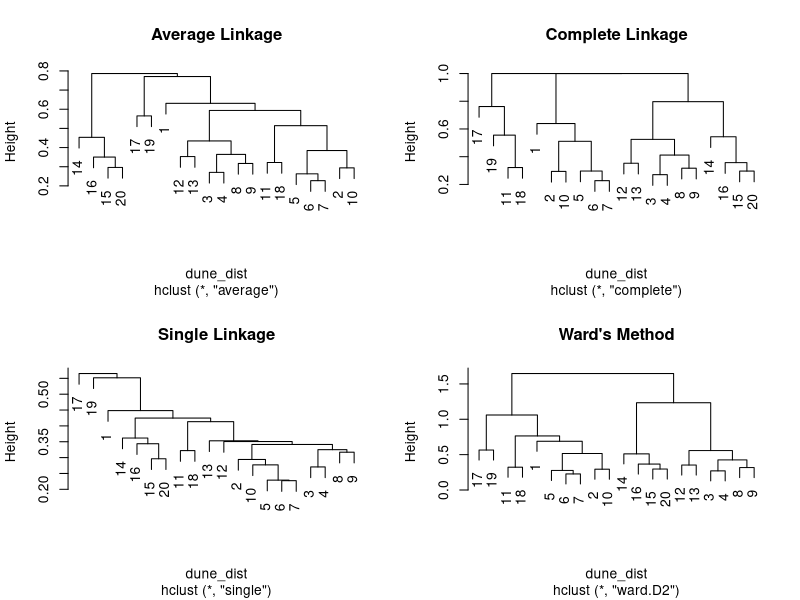
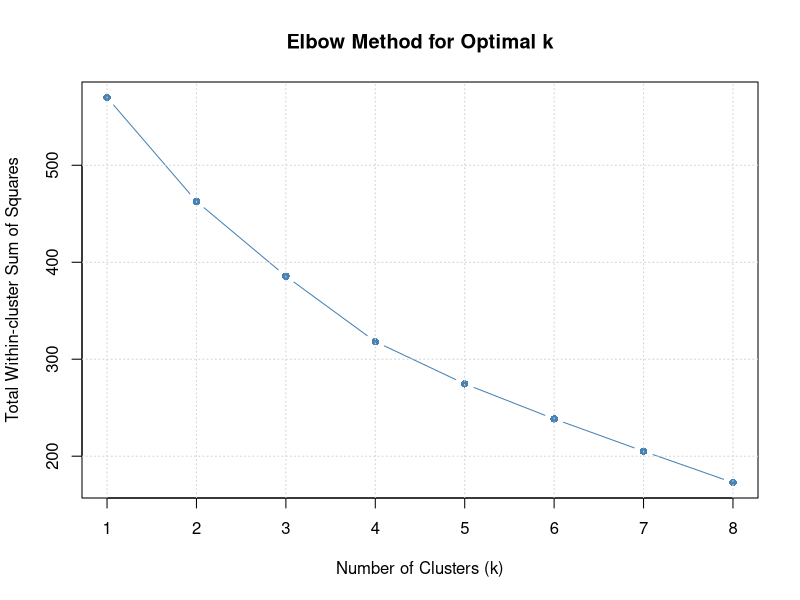
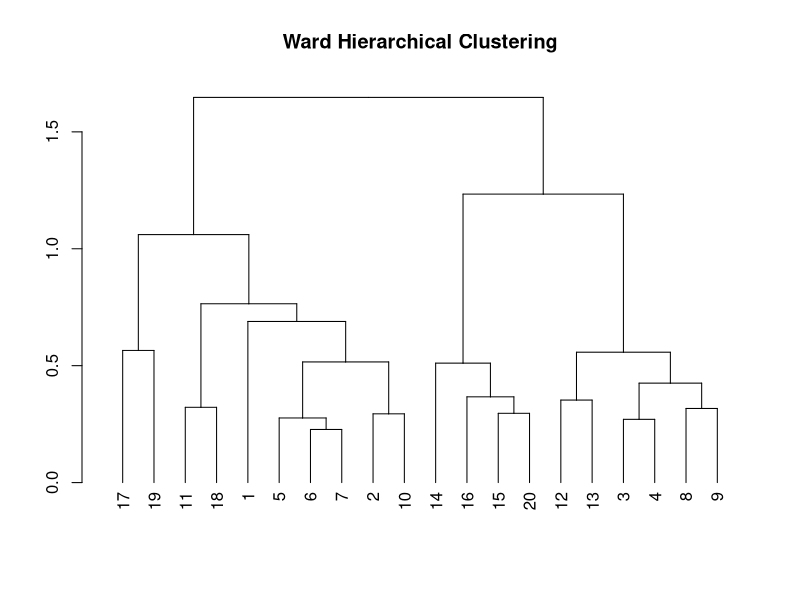
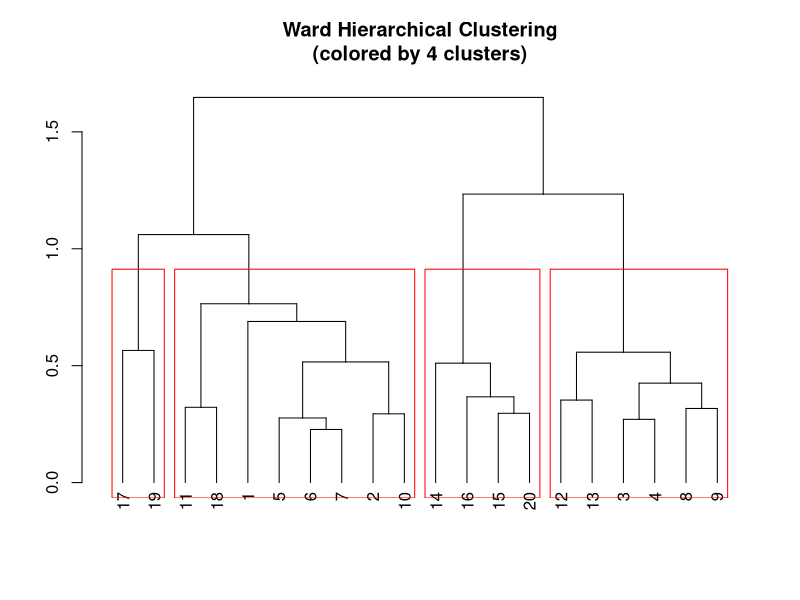
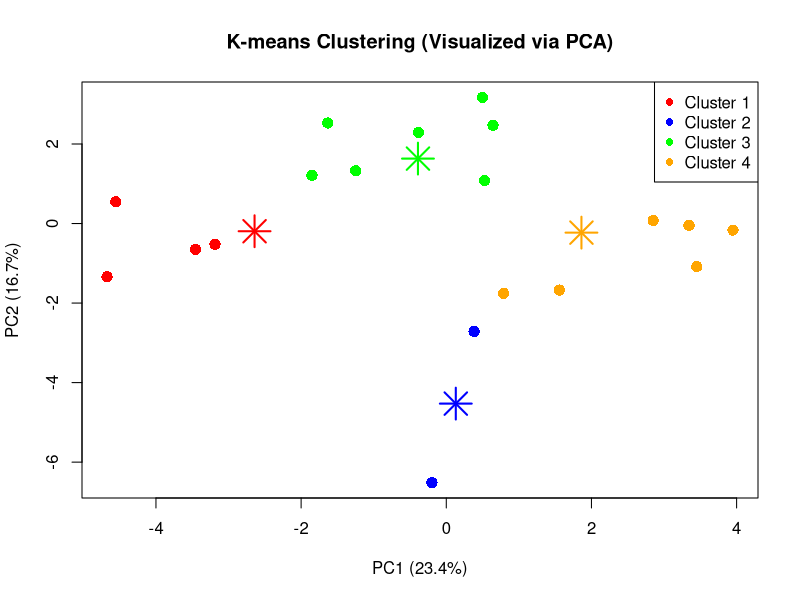

The R script that drew these images, in order:
## ---- chunk 1
library(vegan)
data(dune)

# Calculate distance matrix (Bray-Curtis)
dune_dist <- vegdist(dune, method = "bray")

# Hierarchical clustering with different linkage methods
hc_average <- hclust(dune_dist, method = "average")
hc_complete <- hclust(dune_dist, method = "complete")
hc_single <- hclust(dune_dist, method = "single")
hc_ward <- hclust(dune_dist, method = "ward.D2")
## ---- chunk 2
par(mfrow = c(2, 2))

# Average linkage
plot(hc_average, main = "Average Linkage", ylab = "Height")

# Complete linkage
plot(hc_complete, main = "Complete Linkage", ylab = "Height")

# Single linkage
plot(hc_single, main = "Single Linkage", ylab = "Height")

# Ward's method
plot(hc_ward, main = "Ward's Method", ylab = "Height")

par(mfrow = c(1, 1))
## ---- chunk 3
# Cut dendrogram into 4 clusters
clusters_4 <- cutree(hc_ward, k = 4)
clusters_4

# Cut dendrogram at a specific height
clusters_height <- cutree(hc_ward, h = 0.5)
clusters_height
## ---- chunk 4
# Standardize the data first (k-means is sensitive to scaling)
dune_scaled <- scale(dune)

# K-means clustering with 4 clusters
set.seed(123)  # For reproducibility
kmeans_result <- kmeans(dune_scaled, centers = 4, nstart = 25)
kmeans_result$cluster

# Cluster sizes
table(kmeans_result$cluster)

# Within-cluster sum of squares (WCSS)
kmeans_result$tot.withinss
## ---- chunk 5
# Try different numbers of clusters
wcss <- vector()
for(i in 1:8) {
  set.seed(123)
  kmeans_temp <- kmeans(dune_scaled, centers = i, nstart = 25)
  wcss[i] <- kmeans_temp$tot.withinss
}

# Plot elbow curve
plot(1:8, wcss, type = "b", 
     main = "Elbow Method for Optimal k",
     xlab = "Number of Clusters (k)",
     ylab = "Total Within-cluster Sum of Squares",
     pch = 16, col = "steelblue")
grid()
## ---- chunk 6
# Hierarchical clustering: colored dendrogram
dend <- as.dendrogram(hc_ward)
plot(dend, main = "Ward Hierarchical Clustering")

# Color branches by cutting at 4 clusters
dend_colored <- dendrapply(dend, function(x) {
  if(is.leaf(x)) {
    x
  } else {
    x
  }
})

# Cut and color dendrogram
colored_dend <- as.dendrogram(hc_ward)
plot(colored_dend, main = "Ward Hierarchical Clustering\n(colored by 4 clusters)")
rect.hclust(hc_ward, k = 4, border = "red")
## ---- chunk 7
# K-means clustering in 2D space (using PCA for visualization)
pca <- prcomp(dune_scaled)
pca_scores <- pca$x[, 1:2]

# Plot k-means clusters
plot(pca_scores, 
     main = "K-means Clustering (Visualized via PCA)",
     xlab = paste0("PC1 (", round(summary(pca)$importance[2,1]*100, 1), "%)"),
     ylab = paste0("PC2 (", round(summary(pca)$importance[2,2]*100, 1), "%)"),
     pch = 16, col = c("red", "blue", "green", "orange")[kmeans_result$cluster],
     cex = 1.5)

# Add cluster centers (transformed to PCA space)
centers_pca <- predict(pca, newdata = data.frame(kmeans_result$centers))
points(centers_pca[, 1:2], 
       pch = 8, col = c("red", "blue", "green", "orange"), 
       cex = 3, lwd = 2)

legend("topright", 
       legend = paste("Cluster", 1:4),
       col = c("red", "blue", "green", "orange"),
       pch = 16)
## ---- chunk 8
# Compare hierarchical (Ward) and k-means clustering
hc_clusters <- cutree(hc_ward, k = 4)

# Create confusion table
table(Hierarchical = hc_clusters, KMeans = kmeans_result$cluster)

# Both methods often agree on many samples but may differ slightly
